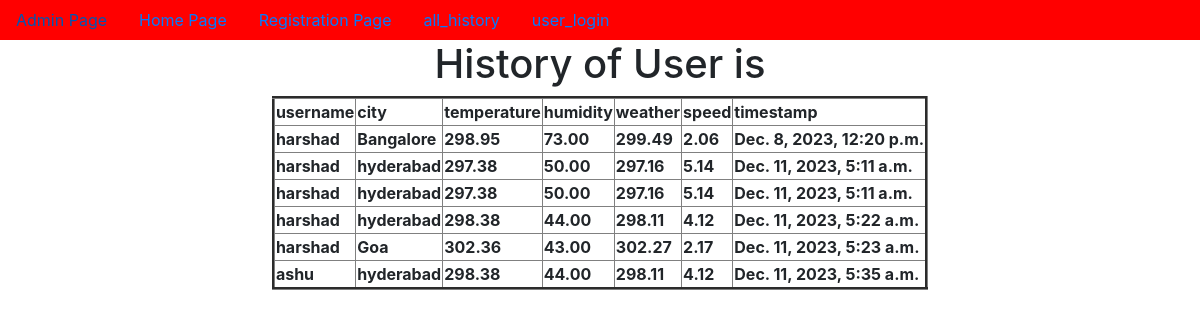
The app's page /all_history/ with its own data.
### app/models.py (models this page shows, shortened)
class WeatherData(models.Model):
    username=models.ForeignKey(User,on_delete=models.CASCADE,default=0)
    city = models.CharField(max_length=100)
    temperature = models.DecimalField(max_digits=5, decimal_places=2)
    humidity = models.DecimalField(max_digits=5, decimal_places=2)
    weather=models.CharField(max_length=10,default=0)
    speed=models.CharField(max_length=10,default=0)
    timestamp = models.DateTimeField(auto_now_add=True)

### app/views.py (the view)
# urls.py: path('all_history/',all_history,name='all_history'),
def all_history(request):
    LWO=WeatherData.objects.all()
    d={'LWO':LWO}
    return render(request,'user_history.html',d)

### templates/user_history.html (shortened to what this page needs)
{% extends 'dummy.html' %}
{% block body_block %}
<h1>History of User is </h1>
    <table border="3px">
        <tr><th>username</th>
            <th>city</th>
            <th>temperature</th>
            <th>humidity</th>
            <th>weather</th>
            <th>speed</th>
            <th>timestamp</th>
        </tr>
{% for obj in LWO %}
        <tr><th>{{obj.username}}</th>
            <th>{{obj.city}}</th>
            <th>{{obj.temperature}}</th>
            <th>{{obj.humidity}}</th>
            <th>{{obj.weather}}</th>
            <th>{{obj.speed}}</th>
            <th>{{obj.timestamp}}</th>
        </tr>
{% endfor %}
    </table>
{% endblock %}

### templates/dummy.html (shortened to what this page needs)
<!doctype html>
<html lang="en">
  <head>
    <link rel="stylesheet" href="https://cdn.jsdelivr.net/npm/bootstrap@4.6.2/dist/css/bootstrap.min.css">
  </head>
  <body>
    <center>
    <nav class="nav" style="background-color:red">
        <a href="{% url 'admin:index' %}" class="nav-link">Admin Page</a>
        <a href="{% url 'home' %}" class="nav-link">Home Page</a>
        <a href="{% url 'registration' %}" class="nav-link">Registration Page</a>
        <a href="{% url 'all_history' %}" class="nav-link">all_history</a>
        {% if user.is_authenticated %}
        <a href="{% url 'user_logout' %}" class="nav-link">user_logout</a>
        <a href="{% url 'profile_display' %}" class="nav-link">profile_display</a>
        <a href="{% url 'change_password' %}" class="nav-link">change_password</a>
        <a href="{% url 'search' %}" class="nav-link">search</a>
        <a href="{% url 'user_history' %}" class="nav-link">user_history</a>
        {% else %}
        <a href="{% url 'user_login' %}" class="nav-link">user_login</a>
        {% endif %}
      </nav>
{% block body_block %}
{% endblock %}
</center>
  </body>
</html>

### records on screen
WeatherData: username "harshad", city "Bangalore", temperature "298.95", humidity "73.00", weather "299.49", speed "2.06", timestamp "Dec. 8, 2023, 12:20 p.m."
WeatherData: username "harshad", city "hyderabad", temperature "297.38", humidity "50.00", weather "297.16", speed "5.14", timestamp "Dec. 11, 2023, 5:11 a.m."
WeatherData: username "harshad", city "hyderabad", temperature "297.38", humidity "50.00", weather "297.16", speed "5.14", timestamp "Dec. 11, 2023, 5:11 a.m."
WeatherData: username "harshad", city "hyderabad", temperature "298.38", humidity "44.00", weather "298.11", speed "4.12", timestamp "Dec. 11, 2023, 5:22 a.m."
WeatherData: username "harshad", city "Goa", temperature "302.36", humidity "43.00", weather "302.27", speed "2.17", timestamp "Dec. 11, 2023, 5:23 a.m."
WeatherData: username "ashu", city "hyderabad", temperature "298.38", humidity "44.00", weather "298.11", speed "4.12", timestamp "Dec. 11, 2023, 5:35 a.m."
